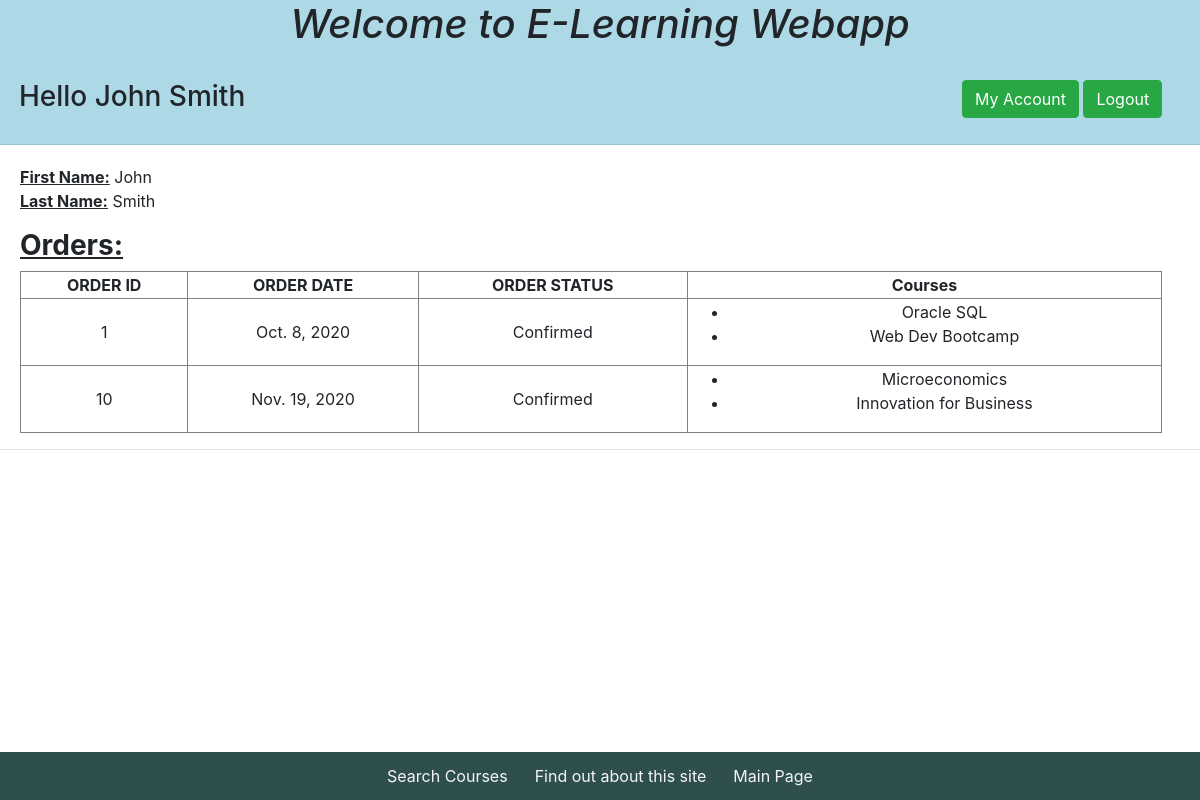
Screenshot of /myapp/myorders/ (signed in) with the database file from the repository.
### myapp/models.py (models this page shows, shortened)
class Student(User):
    LVL_CHOICES = [
        ('HS', 'High School'),
        ('UG', 'Undergraduate'),
        ('PG', 'Postgraduate'),
        ('ND', 'No Degree'),
    ]
    level = models.CharField(choices=LVL_CHOICES, max_length=2, default='HS')
    address = models.CharField(max_length=200, blank=True)
    province = models.CharField(max_length=2, default='ON')
    registered_courses = models.ManyToManyField(Course, blank=True)
    interested_in = models.ManyToManyField(Topic)
    image = models.ImageField(upload_to='images/', blank=True, null=True)

class Order(models.Model):
    CHOICES = [
        ('0', 'Cancelled'),
        ('1', 'Confirmed'),
        ('2', 'On Hold')
    ]
    courses = models.ManyToManyField(Course)
    student = models.ForeignKey(Student, on_delete=models.CASCADE)
    order_status = models.CharField(choices=CHOICES, default='1', max_length=2)
    order_date = models.DateField(default=timezone.now(), null=True, blank=True)

class Course(models.Model):
    title = models.CharField(max_length=200)
    topic = models.ForeignKey(Topic, related_name='courses', on_delete=models.CASCADE)
    price = models.DecimalField(validators=[validate_price], max_digits=10, decimal_places=2)
    for_everyone = models.BooleanField(default=True)
    description = models.TextField(blank=True)
    num_reviews = models.PositiveIntegerField(default=0)

### myapp/views.py (the view)
# urls.py: path(r'myorders/', views.myorders, name='myorders'),
@login_required
def myorders(request):
    if request.user.is_authenticated:
        student = Student.objects.get(id=request.user.id)
        if student:
            user = get_object_or_404(Student, pk=request.user.id)
            order_list = Order.objects.select_related().filter(student_id=user)
            if order_list.exists():
                return render(request, 'myapp/myorders.html', {'user': user, 'order_list': order_list})
            else:
                return HttpResponse("You have not ordered anything yet")
        else:
            return HttpResponse("User not found")
    else:
        return HttpResponse("You are not registered as a student")

### myapp/templates/myapp/myorders.html (shortened to what this page needs)
{% extends 'myapp/base0.html' %}
{% block body_block %}
    <div style="margin-left:20px;margin-top:20px">
        <p>
            <b><u>First Name:</u></b> {{ user.first_name }}<br>
            <b><u>Last Name:</u></b> {{ user.last_name }}<br>
            {% if order_list %}
                <b><u><h3>Orders:</h3></u></b>
                <div style="margin-right:1cm">
                    <table border="1" width="100%" style="text-align:center; vertical-align:center;">
                        <th>ORDER ID</th>
                        <th>ORDER DATE</th>
                        <th>ORDER STATUS</th>
                        <th>Courses</th>
                        {% for order in order_list %}
                            <tr>
                                <td>{{ order.id }}</td>
                                <td>{{ order.order_date }}</td>
                                <td>
                                    {% if order.order_status == "1" %}
                                        Confirmed
                                    {% elif order.order_status == "0" %}
                                        Cancelled
                                    {% elif order.order_status == "2" %}
                                        On Hold
                                    {% endif %}
                                </td>
                                <td>
                                    <ul>
                                        {% for course in order.courses.all %}
                                            <li> {{ course.title }} </li>
                                        {% endfor %}</ul>
                                </td>
                            </tr>
                        {% endfor %}
                    </table>
                </div>
            {% else %}
                <p>You have not placed any order yet!</p>
            {% endif %}
        </p>
    </div>
{% endblock %}

### myapp/templates/myapp/base0.html (shortened to what this page needs)
<!DOCTYPE html>
{% load static %}
<html>
<head>
    <link rel="stylesheet" type="text/css" href="{% static 'myapp/style1.css' %}"/>
    <link rel="stylesheet" href="https://stackpath.bootstrapcdn.com/bootstrap/4.1.3/css/bootstrap.min.css"
>
</head>
<body>
<div class="navbar-header" style="background-color:lightblue">
    <h1>Welcome to E-Learning Webapp</h1>
    <br>
    <div style="float:left; position:absolute; margin-left:0.5cm">
        <h3>{% block myhdg %}Hello
            {% if request.user.is_authenticated %}{{ user.get_full_name }} {% endif %} {% endblock %} </h3>
    </div>
    <div style="float:right; margin-right:1cm;">
        {% if request.user.is_authenticated %}
            <a class="btn btn-success" href="{% url 'myapp:myaccount' %}">My Account</a>
            <a class="btn btn-success" href="{% url 'myapp:user_logout' %}">Logout</a>
        {% else %}
            <a class="btn btn-success" href="{% url 'myapp:user_login' %}">Login</a>
            <a class="btn btn-success" href="{% url 'myapp:user_reg' %}">Register</a>
            &nbsp;
        {% endif %}
    </div>
    <br><br>
    <hr/>
</div>
{% block body_block %}*** {% endblock %}
<hr/>
<div class="navbar navbar-inverse navbar-static-bottom" role="navigation"
     style="background-color:darkslategrey;position: fixed;bottom: 0;width: 100%;height: 3rem;vertical-align: center;">
    <div style="vertical-align:center;width: 100%;">
        <center>
            <a href="{% url 'myapp:findcourses' %}" style="color:whitesmoke">Search Courses</a>&nbsp;&nbsp;&nbsp;&nbsp;&nbsp;
            <a href="/myapp/about/" style="color:whitesmoke">Find out about this site</a>&nbsp;&nbsp;&nbsp;&nbsp;&nbsp;
            <a href="{% url 'myapp:index' %}" style="color:whitesmoke">Main Page</a>
        </center>
    </div>
</div>
</body>
</html>

### myapp/static/myapp/style1.css (style rules this page uses)
body { background-color: #add8e6; color:teal; }
h1 { font-size: 35pt; color: lightslategrey; font-style: italic; text-align: center; }

### rows the page displays
Student: get_full_name "John Smith"
Order: id "1", order_date "Oct. 8, 2020", order_status "Confirmed"
Course: title "Oracle SQL"
Course: title "Web Dev Bootcamp"
Order: id "10", order_date "Nov. 19, 2020", order_status "Confirmed"
Course: title "Microeconomics"
Course: title "Innovation for Business"

### other values shown
{{ user.first_name }} "John"
{{ user.last_name }} "Smith"
